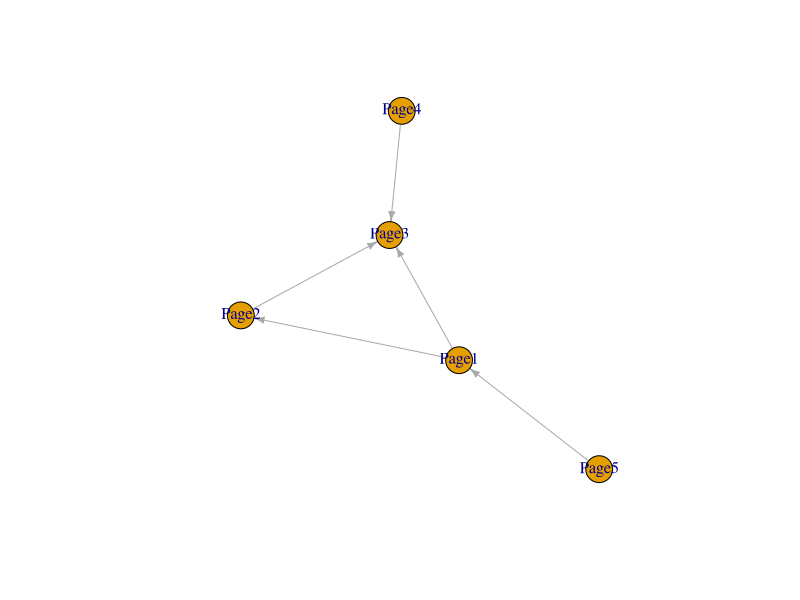
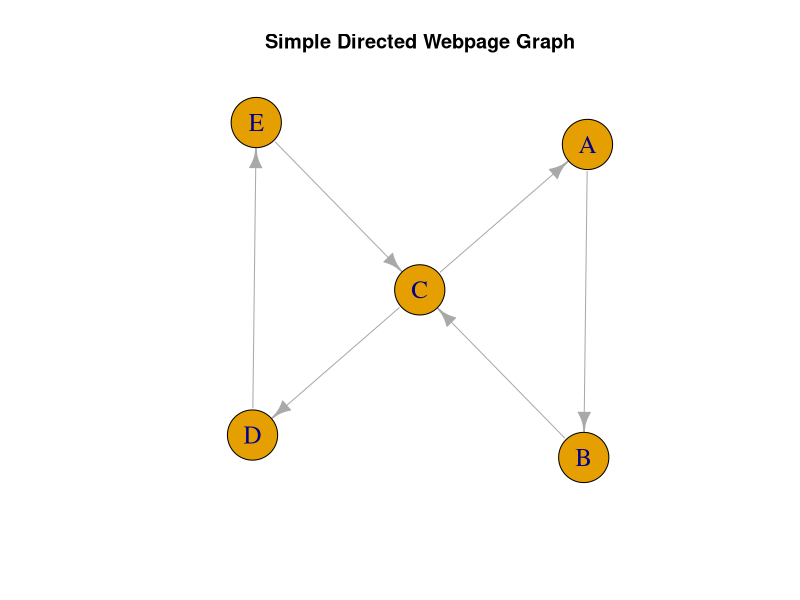

Reproduce these figures in R, in order.
# Demonstrate page ranking with an appropriate application

library(igraph)
pages<- c("Page1", "Page2", "Page3", "Page4", "Page5")
links<- c("Page1", "Page2", "Page1", "Page3", "Page2", "Page3", "Page4", 
          "Page3", "Page5")
links
graph <-graph(edges = links, directed=TRUE) 
graph
# pagerank<-(graph)$vector
pagerank <- page.rank(graph)$vector
pagerank
plot(graph, layout = layout_nicely(graph), edge.arrow.size = 0.5) 
pagerank_df <- data.frame(Page = names(pagerank), PageRank = pagerank) 
pagerank_df
pagerank_df <- pagerank_df[order(pagerank_df$PageRank, decreasing = TRUE), ] 
print(pagerank_df)





# Create a simple directed graph with edges representing hyperlinks
edges <- c("A", "B", "B", "C", "C", "A", "C", "D", "D", "E", "E", "C")

# Create the graph object
g <- graph(edges, directed = TRUE)
g

# Plot the graph to visualize the structure
plot(g, vertex.size = 30, vertex.label.cex = 1.5, main = "Simple Directed Webpage Graph")
# plot(g)

# Compute PageRank for the graph
pagerank_result <- page.rank(g)
pagerank_result

# Display the PageRank values
cat("PageRank values for each node (webpage):\n")
print(pagerank_result$vector)

